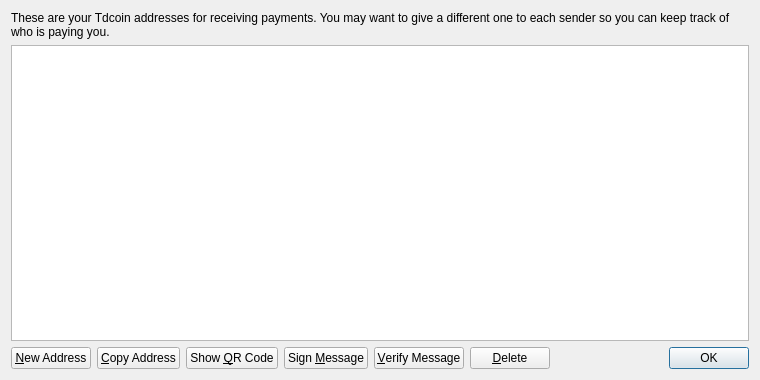
<?xml version="1.0" encoding="UTF-8"?>
<ui version="4.0">
 <class>AddressBookPage</class>
 <widget class="QWidget" name="AddressBookPage">
  <property name="geometry">
   <rect>
    <x>0</x>
    <y>0</y>
    <width>760</width>
    <height>380</height>
   </rect>
  </property>
  <property name="windowTitle">
   <string>Address Book</string>
  </property>
  <layout class="QVBoxLayout" name="verticalLayout">
   <item>
    <widget class="QLabel" name="labelExplanation">
     <property name="text">
      <string>These are your Tdcoin addresses for receiving payments. You may want to give a different one to each sender so you can keep track of who is paying you.</string>
     </property>
     <property name="textFormat">
      <enum>Qt::PlainText</enum>
     </property>
     <property name="wordWrap">
      <bool>true</bool>
     </property>
    </widget>
   </item>
   <item>
    <widget class="QTableView" name="tableView">
     <property name="contextMenuPolicy">
      <enum>Qt::CustomContextMenu</enum>
     </property>
     <property name="toolTip">
      <string>Double-click to edit address or label</string>
     </property>
     <property name="tabKeyNavigation">
      <bool>false</bool>
     </property>
     <property name="selectionMode">
      <enum>QAbstractItemView::SingleSelection</enum>
     </property>
     <property name="selectionBehavior">
      <enum>QAbstractItemView::SelectRows</enum>
     </property>
     <property name="sortingEnabled">
      <bool>true</bool>
     </property>
     <attribute name="verticalHeaderVisible">
      <bool>false</bool>
     </attribute>
    </widget>
   </item>
   <item>
    <layout class="QHBoxLayout" name="horizontalLayout">
     <item>
      <widget class="QPushButton" name="newAddressButton">
       <property name="toolTip">
        <string>Create a new address</string>
       </property>
       <property name="text">
        <string>&amp;New Address</string>
       </property>
      </widget>
     </item>
     <item>
      <widget class="QPushButton" name="copyToClipboard">
       <property name="toolTip">
        <string>Copy the currently selected address to the system clipboard</string>
       </property>
       <property name="text">
        <string>&amp;Copy Address</string>
       </property>
      </widget>
     </item>
     <item>
      <widget class="QPushButton" name="showQRCode">
       <property name="text">
        <string>Show &amp;QR Code</string>
       </property>
      </widget>
     </item>
     <item>
      <widget class="QPushButton" name="signMessage">
       <property name="toolTip">
        <string>Sign a message to prove you own a Tdcoin address</string>
       </property>
       <property name="text">
        <string>Sign &amp;Message</string>
       </property>
      </widget>
     </item>
     <item>
      <widget class="QPushButton" name="verifyMessage">
       <property name="toolTip">
        <string>Verify a message to ensure it was signed with a specified Tdcoin address</string>
       </property>
       <property name="text">
        <string>&amp;Verify Message</string>
       </property>
      </widget>
     </item>
     <item>
      <widget class="QPushButton" name="deleteButton">
       <property name="toolTip">
        <string>Delete the currently selected address from the list</string>
       </property>
       <property name="text">
        <string>&amp;Delete</string>
       </property>
      </widget>
     </item>
     <item>
      <spacer name="horizontalSpacer">
       <property name="orientation">
        <enum>Qt::Horizontal</enum>
       </property>
       <property name="sizeHint" stdset="0">
        <size>
         <width>40</width>
         <height>20</height>
        </size>
       </property>
      </spacer>
     </item>
     <item>
      <widget class="QDialogButtonBox" name="buttonBox">
       <property name="sizePolicy">
        <sizepolicy hsizetype="Maximum" vsizetype="Fixed">
         <horstretch>0</horstretch>
         <verstretch>0</verstretch>
        </sizepolicy>
       </property>
       <property name="standardButtons">
        <set>QDialogButtonBox::Ok</set>
       </property>
      </widget>
     </item>
    </layout>
   </item>
  </layout>
 </widget>
 <resources>
  <include location="../bitcoin.qrc"/>
 </resources>
 <connections/>
</ui>
